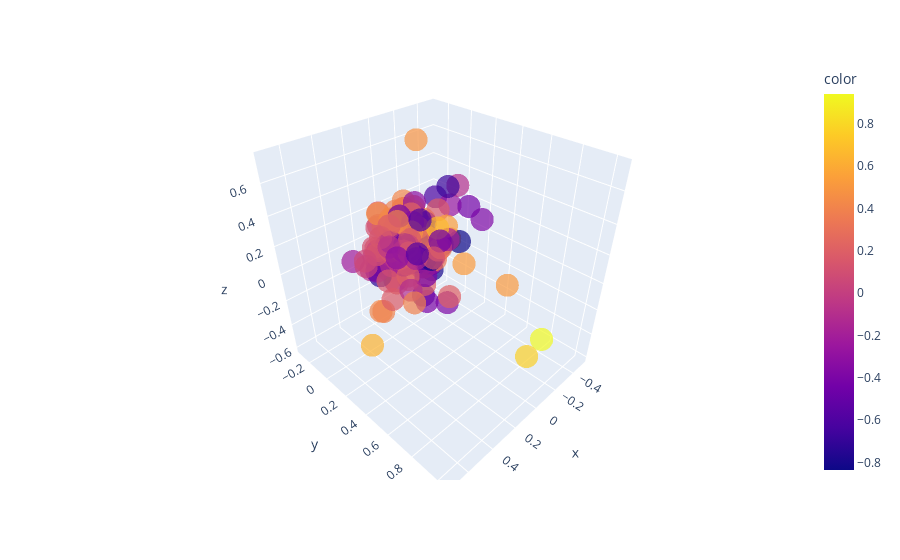

Write notebook code for a chart like this one.
### Markdown cell above
3D PCA

### Code cell
fig = px.scatter_3d(x=df.PC4, y=df.PC2, z=df.PC3, opacity=0.7, color=df.PC1)
fig.update_traces(mode="markers", hovertemplate=countries)
fig.show()

### Figure 1 — Plotly figure (JSON) as saved in the notebook; plotly's stock layout.template omitted (floating-point values rounded to 4 significant figures; data arrays with more than 128 entries replaced by an {"elided": "..."} marker saying what was removed)
{"data": [{"hovertemplate": {"elided": "167 str values"}, "legendgroup": "", "marker": {"color": {"elided": "167 float values"}, "coloraxis": "coloraxis", "opacity": 0.7, "symbol": "circle"}, "mode": "markers", "name": "", "scene": "scene", "showlegend": false, "type": "scatter3d", "x": {"elided": "167 float values"}, "y": {"elided": "167 float values"}, "z": {"elided": "167 float values"}}], "layout": {"coloraxis": {"colorbar": {"title": {"text": "color"}}, "colorscale": [[0, "#0d0887"], [0.1111, "#46039f"], [0.2222, "#7201a8"], [0.3333, "#9c179e"], [0.4444, "#bd3786"], [0.5556, "#d8576b"], [0.6667, "#ed7953"], [0.7778, "#fb9f3a"], [0.8889, "#fdca26"], [1, "#f0f921"]]}, "legend": {"tracegroupgap": 0}, "margin": {"t": 60}, "scene": {"domain": {"x": [0, 1], "y": [0, 1]}, "xaxis": {"title": {"text": "x"}}, "yaxis": {"title": {"text": "y"}}, "zaxis": {"title": {"text": "z"}}}}}
